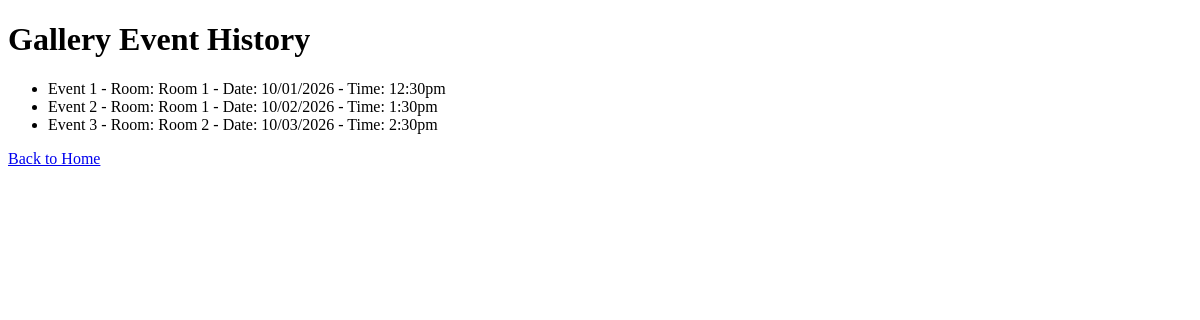
The page /event_history (signed in) on the database as committed earlier.
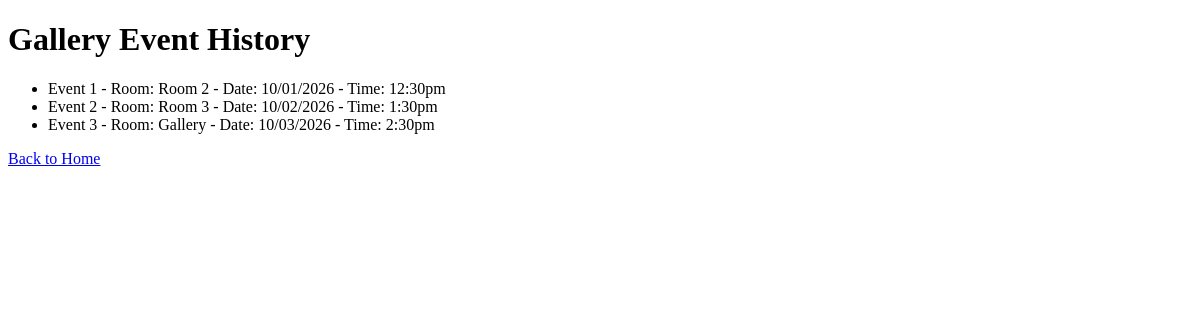
The same page on the database as committed later.
### tables this page shows
CREATE TABLE "galleryEvents" (
	"eventID"	INTEGER,
	"time"	TEXT,
	"date"	TEXT,
	"room"	TEXT,
	"name"	TEXT,
	PRIMARY KEY("eventID")
);

### app.py (the view)
@app.route('/event_history')
def event_history():
    if 'loggedin' not in session:
        return redirect(url_for('login'))
    events = seeEventHistory()
    return render_template('event_history.html', events=events)

### database/storedProcedures.py (called while the page is built)
def get_db_connection():
    db = sqlite3.connect('database/database.db')
    return db

def seeEventHistory():
    db = get_db_connection()
    events = db.execute("SELECT * FROM galleryEvents").fetchall()
    db.close()
    return events

### templates/event_history.html (shortened to what this page needs)
<!DOCTYPE html>
<html>
<head>
</head>
<body>
    <h1>Gallery Event History</h1>
    {% if events %}
        <ul>
            {% for event in events %}
                <li>{{ event[4] }} - Room: {{ event[3] }} - Date: {{ event[2] }} - Time: {{ event[1] }}</li>
            {% endfor %}
        </ul>
    {% else %}
        <p>No gallery events recorded.</p>
    {% endif %}
    <p><a href="{{ url_for('home') }}">Back to Home</a></p>
</body>
</html>

Rows that differ between the two databases and show on the page:
changed galleryEvents "Event 1": room "Room 1" → "Room 2"
changed galleryEvents "Event 2": room "Room 1" → "Room 3"
changed galleryEvents "Event 3": room "Room 2" → "Gallery"
